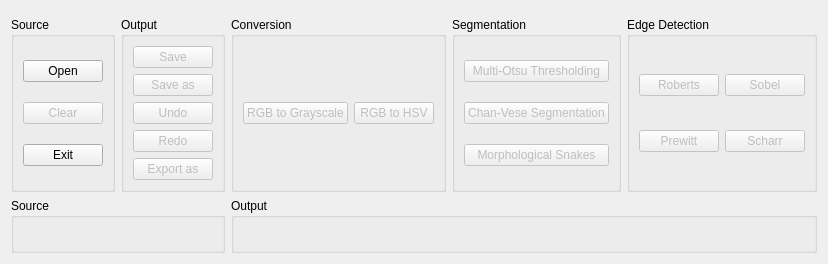
  <widget class="QWidget" name="centralwidget">
   <property name="sizePolicy">
    <sizepolicy hsizetype="Preferred" vsizetype="Preferred">
     <horstretch>0</horstretch>
     <verstretch>0</verstretch>
    </sizepolicy>
   </property>
   <property name="maximumSize">
    <size>
     <width>1280</width>
     <height>720</height>
    </size>
   </property>
   <layout class="QGridLayout" name="gridLayout_5">
    <item row="1" column="1">
     <widget class="QGroupBox" name="source_groupBox">
      <property name="sizePolicy">
       <sizepolicy hsizetype="Expanding" vsizetype="Expanding">
        <horstretch>0</horstretch>
        <verstretch>0</verstretch>
       </sizepolicy>
      </property>
      <property name="title">
       <string>Source</string>
      </property>
      <layout class="QGridLayout" name="gridLayout_7">
       <item row="0" column="0">
        <widget class="QPushButton" name="open_pushButton">
         <property name="text">
          <string>Open</string>
         </property>
         <property name="icon">
          <iconset>
           <normaloff>icons/open.jpg</normaloff>icons/open.jpg</iconset>
         </property>
        </widget>
       </item>
       <item row="1" column="0">
        <widget class="QPushButton" name="clear_pushButton">
         <property name="enabled">
          <bool>false</bool>
         </property>
         <property name="text">
          <string>Clear</string>
         </property>
         <property name="icon">
          <iconset>
           <normaloff>icons/clear.jpg</normaloff>icons/clear.jpg</iconset>
         </property>
         <property name="iconSize">
          <size>
           <width>24</width>
           <height>24</height>
          </size>
         </property>
        </widget>
       </item>
       <item row="2" column="0">
        <widget class="QPushButton" name="Exit_pushButton">
         <property name="text">
          <string>Exit</string>
         </property>
         <property name="icon">
          <iconset>
           <normaloff>icons/exit.png</normaloff>icons/exit.png</iconset>
         </property>
        </widget>
       </item>
      </layout>
     </widget>
    </item>
    <item row="1" column="4">
     <widget class="QGroupBox" name="Segment_groupBox">
      <property name="sizePolicy">
       <sizepolicy hsizetype="Expanding" vsizetype="Expanding">
        <horstretch>0</horstretch>
        <verstretch>0</verstretch>
       </sizepolicy>
      </property>
      <property name="title">
       <string>Segmentation</string>
      </property>
      <layout class="QGridLayout" name="gridLayout">
       <item row="0" column="0">
        <widget class="QPushButton" name="Multi_otsu_pushButton">
         <property name="enabled">
          <bool>false</bool>
         </property>
         <property name="text">
          <string>Multi-Otsu Thresholding</string>
         </property>
        </widget>
       </item>
       <item row="1" column="0">
        <widget class="QPushButton" name="Chan_vese_pushButton">
         <property name="enabled">
          <bool>false</bool>
         </property>
         <property name="text">
          <string>Chan-Vese Segmentation</string>
         </property>
        </widget>
       </item>
       <item row="2" column="0">
        <widget class="QPushButton" name="Morpho_pushButton">
         <property name="enabled">
          <bool>false</bool>
         </property>
         <property name="text">
          <string>Morphological Snakes</string>
         </property>
        </widget>
       </item>
      </layout>
     </widget>
    </item>
    <item row="1" column="3">
     <widget class="QGroupBox" name="conversion_groupBox">
      <property name="sizePolicy">
       <sizepolicy hsizetype="Expanding" vsizetype="Expanding">
        <horstretch>0</horstretch>
        <verstretch>0</verstretch>
       </sizepolicy>
      </property>
      <property name="title">
       <string>Conversion</string>
      </property>
      <layout class="QGridLayout" name="gridLayout_8">
       <item row="0" column="0">
        <widget class="QPushButton" name="RGB_GRAY_pushButton">
         <property name="enabled">
          <bool>false</bool>
         </property>
         <property name="text">
          <string>RGB to Grayscale</string>
         </property>
        </widget>
       </item>
       <item row="0" column="1">
        <widget class="QPushButton" name="RGB_HSV_pushButton">
         <property name="enabled">
          <bool>false</bool>
         </property>
         <property name="text">
          <string>RGB to HSV</string>
         </property>
        </widget>
       </item>
      </layout>
     </widget>
    </item>
    <item row="1" column="5" colspan="2">
     <widget class="QGroupBox" name="Edge_groupBox">
      <property name="sizePolicy">
       <sizepolicy hsizetype="Expanding" vsizetype="Expanding">
        <horstretch>0</horstretch>
        <verstretch>0</verstretch>
       </sizepolicy>
      </property>
      <property name="title">
       <string>Edge Detection</string>
      </property>
      <layout class="QGridLayout" name="gridLayout_2">
       <item row="1" column="1">
        <widget class="QPushButton" name="Scharr_pushButton">
         <property name="enabled">
          <bool>false</bool>
         </property>
         <property name="text">
          <string>Scharr</string>
         </property>
        </widget>
       </item>
       <item row="0" column="1">
        <widget class="QPushButton" name="Sobel_pushButton">
         <property name="enabled">
          <bool>false</bool>
         </property>
         <property name="text">
          <string>Sobel</string>
         </property>
        </widget>
       </item>
       <item row="1" column="0">
        <widget class="QPushButton" name="Prewitt_pushButton">
         <property name="enabled">
          <bool>false</bool>
         </property>
         <property name="text">
          <string>Prewitt</string>
         </property>
        </widget>
       </item>
       <item row="0" column="0">
        <widget class="QPushButton" name="Roberts_pushButton">
         <property name="enabled">
          <bool>false</bool>
         </property>
         <property name="text">
          <string>Roberts</string>
         </property>
        </widget>
       </item>
      </layout>
     </widget>
    </item>
    <item row="2" column="3" colspan="4">
     <widget class="QGroupBox" name="Output_groupBox">
      <property name="sizePolicy">
       <sizepolicy hsizetype="Expanding" vsizetype="Expanding">
        <horstretch>0</horstretch>
        <verstretch>0</verstretch>
       </sizepolicy>
      </property>
      <property name="title">
       <string>Output</string>
      </property>
      <layout class="QGridLayout" name="gridLayout_4">
       <item row="0" column="0">
        <widget class="QLabel" name="label_2">
         <property name="sizePolicy">
          <sizepolicy hsizetype="Expanding" vsizetype="Expanding">
           <horstretch>0</horstretch>
           <verstretch>0</verstretch>
          </sizepolicy>
         </property>
         <property name="text">
          <string/>
         </property>
         <property name="scaledContents">
          <bool>true</bool>
         </property>
        </widget>
       </item>
      </layout>
     </widget>
    </item>
    <item row="0" column="0" rowspan="2" colspan="2">
     <layout class="QGridLayout" name="gridLayout_3"/>
    </item>
    <item row="1" column="2">
     <widget class="QGroupBox" name="output_groupBox">
      <property name="sizePolicy">
       <sizepolicy hsizetype="Expanding" vsizetype="Expanding">
        <horstretch>0</horstretch>
        <verstretch>0</verstretch>
       </sizepolicy>
      </property>
      <property name="title">
       <string>Output</string>
      </property>
      <layout class="QGridLayout" name="gridLayout_6">
       <item row="0" column="0">
        <widget class="QPushButton" name="save_pushButton">
         <property name="enabled">
          <bool>false</bool>
         </property>
         <property name="statusTip">
          <string extracomment="Save"/>
         </property>
         <property name="whatsThis">
          <string/>
         </property>
         <property name="text">
          <string>Save</string>
         </property>
         <property name="icon">
          <iconset>
           <normaloff>icons/save.png</normaloff>icons/save.png</iconset>
         </property>
        </widget>
       </item>
       <item row="1" column="0">
        <widget class="QPushButton" name="save_as_pushButton">
         <property name="enabled">
          <bool>false</bool>
         </property>
         <property name="text">
          <string>Save as</string>
         </property>
         <property name="icon">
          <iconset>
           <normaloff>icons/save_as.jpg</normaloff>icons/save_as.jpg</iconset>
         </property>
        </widget>
       </item>
       <item row="2" column="0">
        <widget class="QPushButton" name="undo_pushButton">
         <property name="enabled">
          <bool>false</bool>
         </property>
         <property name="text">
          <string>Undo</string>
         </property>
         <property name="icon">
          <iconset>
           <normaloff>icons/undo.jpg</normaloff>icons/undo.jpg</iconset>
         </property>
        </widget>
       </item>
       <item row="3" column="0">
        <widget class="QPushButton" name="redo_pushButton">
         <property name="enabled">
          <bool>false</bool>
         </property>
         <property name="text">
          <string>Redo</string>
         </property>
         <property name="icon">
          <iconset>
           <normaloff>icons/redo.jpg</normaloff>icons/redo.jpg</iconset>
         </property>
        </widget>
       </item>
       <item row="4" column="0">
        <widget class="QPushButton" name="export_as_pushButton">
         <property name="enabled">
          <bool>false</bool>
         </property>
         <property name="text">
          <string>Export as</string>
         </property>
         <property name="icon">
          <iconset>
           <normaloff>icons/export.png</normaloff>icons/export.png</iconset>
         </property>
        </widget>
       </item>
      </layout>
     </widget>
    </item>
    <item row="2" column="0" colspan="3">
     <widget class="QGroupBox" name="Source_groupBox">
      <property name="sizePolicy">
       <sizepolicy hsizetype="Expanding" vsizetype="Expanding">
        <horstretch>0</horstretch>
        <verstretch>0</verstretch>
       </sizepolicy>
      </property>
      <property name="title">
       <string>Source</string>
      </property>
      <layout class="QFormLayout" name="formLayout">
       <item row="0" column="0" colspan="2">
        <widget class="QLabel" name="label">
         <property name="sizePolicy">
          <sizepolicy hsizetype="MinimumExpanding" vsizetype="MinimumExpanding">
           <horstretch>0</horstretch>
           <verstretch>0</verstretch>
          </sizepolicy>
         </property>
         <property name="text">
          <string/>
         </property>
         <property name="scaledContents">
          <bool>true</bool>
         </property>
        </widget>
       </item>
      </layout>
     </widget>
    </item>
   </layout>
  </widget>
